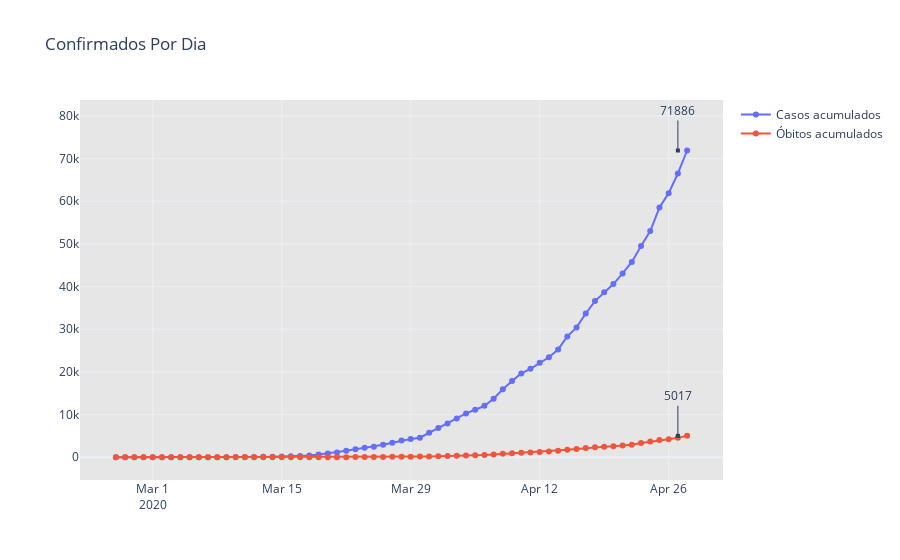

The cell this chart's notebook holds for it:
### Markdown cell above
# Gráficos Brasil

### Code cell
from datetime import datetime
now = datetime.now()
fig1 = go.Figure(
    [
        go.Scatter(x = casosTotal.data, y = casosTotal['casosAcumulados'], mode = 'markers+lines', name="Casos acumulados"),
        go.Scatter(x = mortesTotal.data, y = mortesTotal['obitosAcumulados'], mode = 'markers+lines', name="Óbitos acumulados"),
    ]
)
config = {'displayModeBar': True}
fig1.update_layout(title='Confirmados Por Dia',
                   plot_bgcolor='rgb(230, 230,230)',
                   showlegend=True, template="plotly_white",
annotations=[
        dict(
            x=str(now.year)+'-'+str(now.month)+'-'+str(now.day-1),
            y=casosTotal.casosAcumulados.max(),
            xref="x",
            yref="y",
            text=casosTotal.casosAcumulados.max(),
            showarrow=True,
            arrowhead=7,
            ax=0,
            ay=-40
        ),
        dict(
            x=str(now.year)+'-'+str(now.month)+'-'+str(now.day-1),
            y=mortesTotal.obitosAcumulados.max(),
            xref="x",
            yref="y",
            text=mortesTotal.obitosAcumulados.max(),
            showarrow=True,
            arrowhead=7,
            ax=0,
            ay=-40
        )]
)


fig1.show()
plotly.offline.plot(fig1, filename='HTML/AcumuladoBrasilDia.html', auto_open=False)

### Figure 1 — Plotly figure (JSON) as saved in the notebook; plotly's stock layout.template omitted (floating-point values rounded to 4 significant figures)
{"data": [{"mode": "markers+lines", "name": "Casos acumulados", "type": "scatter", "x": ["2020-02-28", "2020-02-27", "2020-02-26", "2020-02-29", "2020-03-01", "2020-03-02", "2020-03-03", "2020-03-04", "2020-03-05", "2020-03-06", "2020-03-07", "2020-03-08", "2020-03-09", "2020-03-10", "2020-03-11", "2020-03-12", "2020-03-13", "2020-03-14", "2020-03-15", "2020-03-16", "2020-03-17", "2020-03-18", "2020-03-19", "2020-03-20", "2020-03-21", "2020-03-22", "2020-03-23", "2020-03-24", "2020-03-25", "2020-03-26", "2020-03-27", "2020-03-28", "2020-03-29", "2020-03-30", "2020-03-31", "2020-04-01", "2020-04-02", "2020-04-03", "2020-04-04", "2020-04-05", "2020-04-06", "2020-04-07", "2020-04-08", "2020-04-09", "2020-04-10", "2020-04-11", "2020-04-12", "2020-04-13", "2020-04-14", "2020-04-15", "2020-04-16", "2020-04-17", "2020-04-18", "2020-04-19", "2020-04-20", "2020-04-21", "2020-04-22", "2020-04-23", "2020-04-24", "2020-04-25", "2020-04-26", "2020-04-27", "2020-04-28"], "y": [1, 1, 1, 2, 2, 2, 2, 3, 7, 13, 19, 25, 25, 34, 52, 77, 98, 121, 200, 234, 291, 428, 621, 904, 1128, 1546, 1891, 2201, 2433, 2915, 3417, 3903, 4256, 4579, 5717, 6834, 7910, 9056, 10278, 11130, 12056, 13717, 15927, 17857, 19638, 20727, 22169, 23430, 25262, 28320, 30425, 33682, 36599, 38654, 40581, 43079, 45757, 49492, 52995, 58509, 61888, 66501, 71886]}, {"mode": "markers+lines", "name": "Óbitos acumulados", "type": "scatter", "x": ["2020-02-26", "2020-02-27", "2020-02-28", "2020-02-29", "2020-03-01", "2020-03-02", "2020-03-03", "2020-03-04", "2020-03-05", "2020-03-07", "2020-03-08", "2020-03-09", "2020-03-10", "2020-03-11", "2020-03-12", "2020-03-13", "2020-03-15", "2020-03-16", "2020-03-06", "2020-03-14", "2020-03-17", "2020-03-18", "2020-03-19", "2020-03-20", "2020-03-21", "2020-03-22", "2020-03-23", "2020-03-24", "2020-03-25", "2020-03-26", "2020-03-27", "2020-03-28", "2020-03-29", "2020-03-30", "2020-03-31", "2020-04-01", "2020-04-02", "2020-04-03", "2020-04-04", "2020-04-05", "2020-04-06", "2020-04-07", "2020-04-08", "2020-04-09", "2020-04-10", "2020-04-11", "2020-04-12", "2020-04-13", "2020-04-14", "2020-04-15", "2020-04-16", "2020-04-17", "2020-04-18", "2020-04-19", "2020-04-20", "2020-04-21", "2020-04-22", "2020-04-23", "2020-04-24", "2020-04-25", "2020-04-26", "2020-04-27", "2020-04-28"], "y": [0, 0, 0, 0, 0, 0, 0, 0, 0, 0, 0, 0, 0, 0, 0, 0, 0, 0, 0, 0, 1, 4, 6, 11, 18, 25, 34, 46, 57, 77, 92, 114, 136, 159, 201, 241, 299, 359, 432, 486, 553, 667, 800, 941, 1056, 1124, 1223, 1328, 1532, 1736, 1924, 2141, 2347, 2462, 2575, 2741, 2906, 3313, 3670, 4016, 4205, 4543, 5017]}], "layout": {"annotations": [{"arrowhead": 7, "ax": 0, "ay": -40, "showarrow": true, "text": "71886", "x": "2020-4-27", "xref": "x", "y": 71886, "yref": "y"}, {"arrowhead": 7, "ax": 0, "ay": -40, "showarrow": true, "text": "5017", "x": "2020-4-27", "xref": "x", "y": 5017, "yref": "y"}], "plot_bgcolor": "rgb(230, 230,230)", "showlegend": true, "title": {"text": "Confirmados Por Dia"}}}
